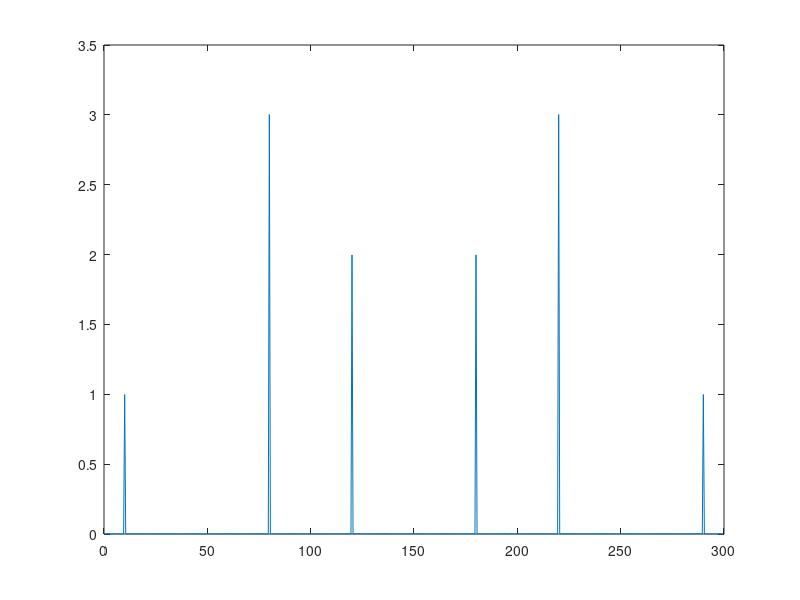
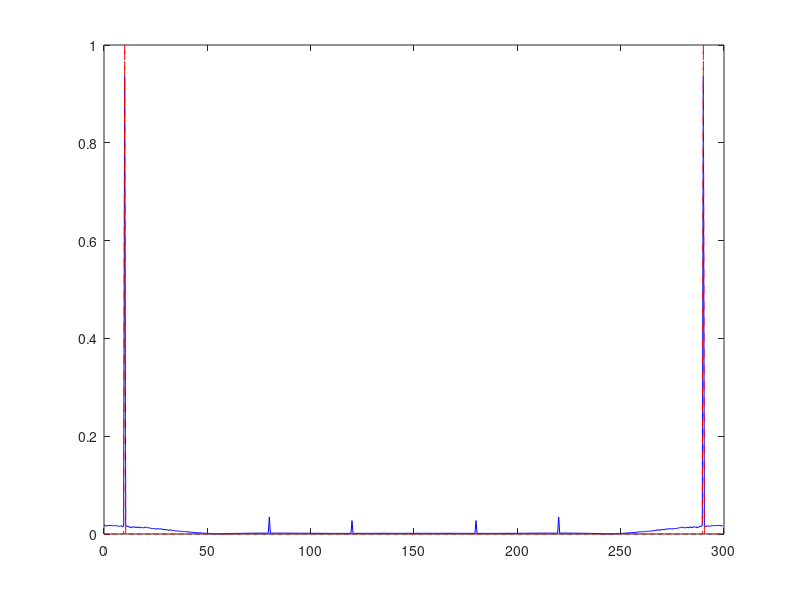
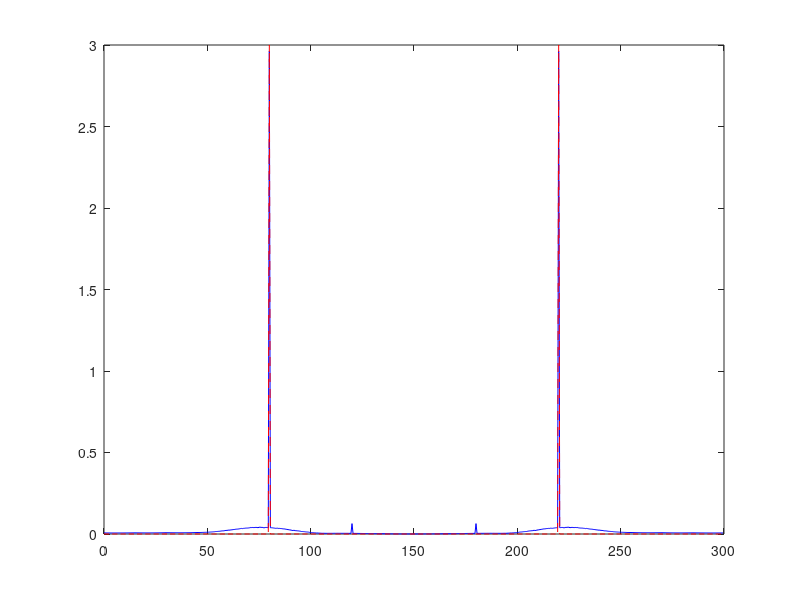
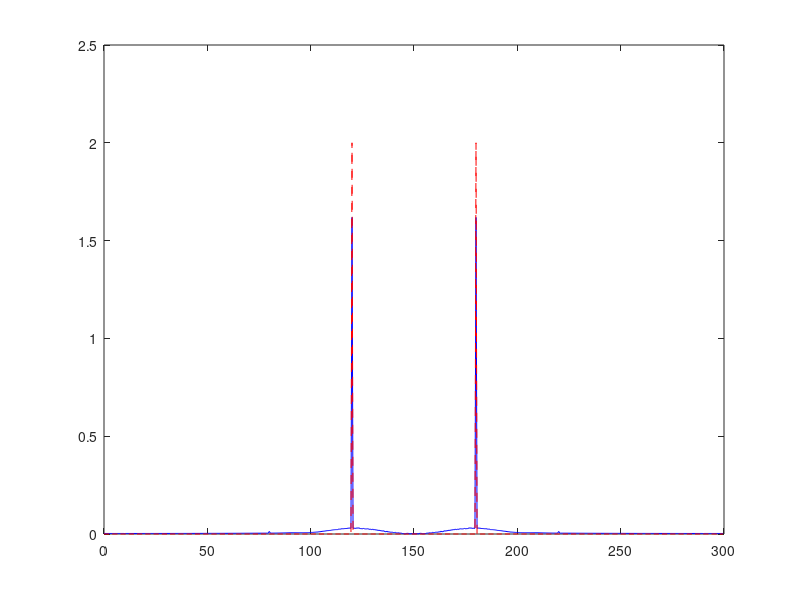

MATLAB code to generate these figures, in order:
clc
clear all
close all
%% Time and frequency vectors declaration
Fs = 300;
dt = 1/Fs;
Tk = 2;
t = 0:dt:(Tk-dt);

L = length(t);
df = Fs / L;

fvec = (0:L-1)*df;

%% Signal creation
f1 = 10;
f2 = 80;
f3 = 120;

x1 = sin(2*pi*f1*t);
x2 = 3*sin(2*pi*f2*t + pi/4 );
x3 = 2*sin(2*pi*f3*t + pi/2);

SClear = x1+x2+x3;
figure(11)
plot(t,SClear); hold on
%% Noise creation
Mx = max(SClear);
Mn = min(SClear);
Max = max(abs(Mx) , abs(Mn));
Asignal = abs(Max - abs(mean(SClear)))
Aszum = 1/10                         %  10% szum
SNR = 20 * log10(Asignal / Aszum);
SNRrounded = round(SNR)

S = awgn(SClear,SNRrounded);

plot(t,S,'r'); hold off

%% FFT of signal
one = fft(S);
figure(1)
plot(fvec, 2*abs(one)/L)
%% Filter parameters
fNyq = Fs / 2;                  % for all
% 1st
fRow1 =8;
fOdc1 = f1 / fNyq;
%2nd
fRow2 = 15;
fOdc2 = f2 / fNyq;
%3rd
fRow3 = 20;
fOdc3 = (f3-10 )/ fNyq;
% Seeking of A and B matrixes
B1 = fir1(fRow1,fOdc1,"low");
B2 = fir1(fRow2,[70 90]/fNyq ,"bandpass");
B3 = fir1(fRow3,fOdc3,"high");
%% Filters
% 1st signal
F1 = filter(B1,1,S);

%plot(t,F1,'b'); hold on
%plot(t,x1,'--r'); hold off

% if wanted in the frequancy domain.
FF1 = fft(F1);
X1 = fft(x1);
figure(2)
plot(fvec,2*abs(FF1)/L,'b'); hold on
plot(fvec,2*abs(X1)/L,'--r')

% 2nd signal
F2 = filter(B2,1,S);
%figure(3)
%plot(t,F2,'b'); hold on;
%plot(t,x2,'--r');

FF2 = fft(F2);
X2 = fft(x2);
figure(3)
plot(fvec,2*abs(FF2)/L,'b'); hold on
plot(fvec,2*abs(X2)/L,'--r'); hold off

F3 = filter(B3,1,S);
FF3 = fft(F3);
X3 = fft(x3);
figure(4)
plot(fvec,2*abs(FF3)/L,'b'); hold on
plot(fvec,2*abs(X3)/L,'--r'); hold off

%% IIR filters 

fIRow1 = 8;
[BI1 AI1] = butter(fIRow1,15 / fNyq,"low");


% signal 1
FI1 = filter(BI1,AI1,S) ;
FFI1 = fft(FI1);
X1 = fft(x1);
figure(5)
plot(fvec,2*abs(FFI1)/L,'b'); hold on
plot(fvec,2*abs(X1)/L,'--r'); hold off


% Signal 2
fIRow2 = 8;
[BI2 AI2] = butter(fIRow2,[70 90]/fNyq,"bandpass");



FI2 = filter(BI2,AI2,S) ;
FFI2 = fft(FI2);
X2 = fft(x2);
figure(6)
plot(fvec,2*abs(FFI2)/L,'b'); hold on
plot(fvec,2*abs(X2)/L,'--r'); hold off

% Signal 3

fIRow3 = 8;
[BI3 AI3] = butter(fIRow3,fOdc3,"high");



FI3 = filter(BI3,AI3,S) ;
FFI3 = fft(FI3);
X3 = fft(x3);
figure(7)
plot(fvec,2*abs(FFI3)/L,'b'); hold on
plot(fvec,2*abs(X3)/L,'--r'); hold off
